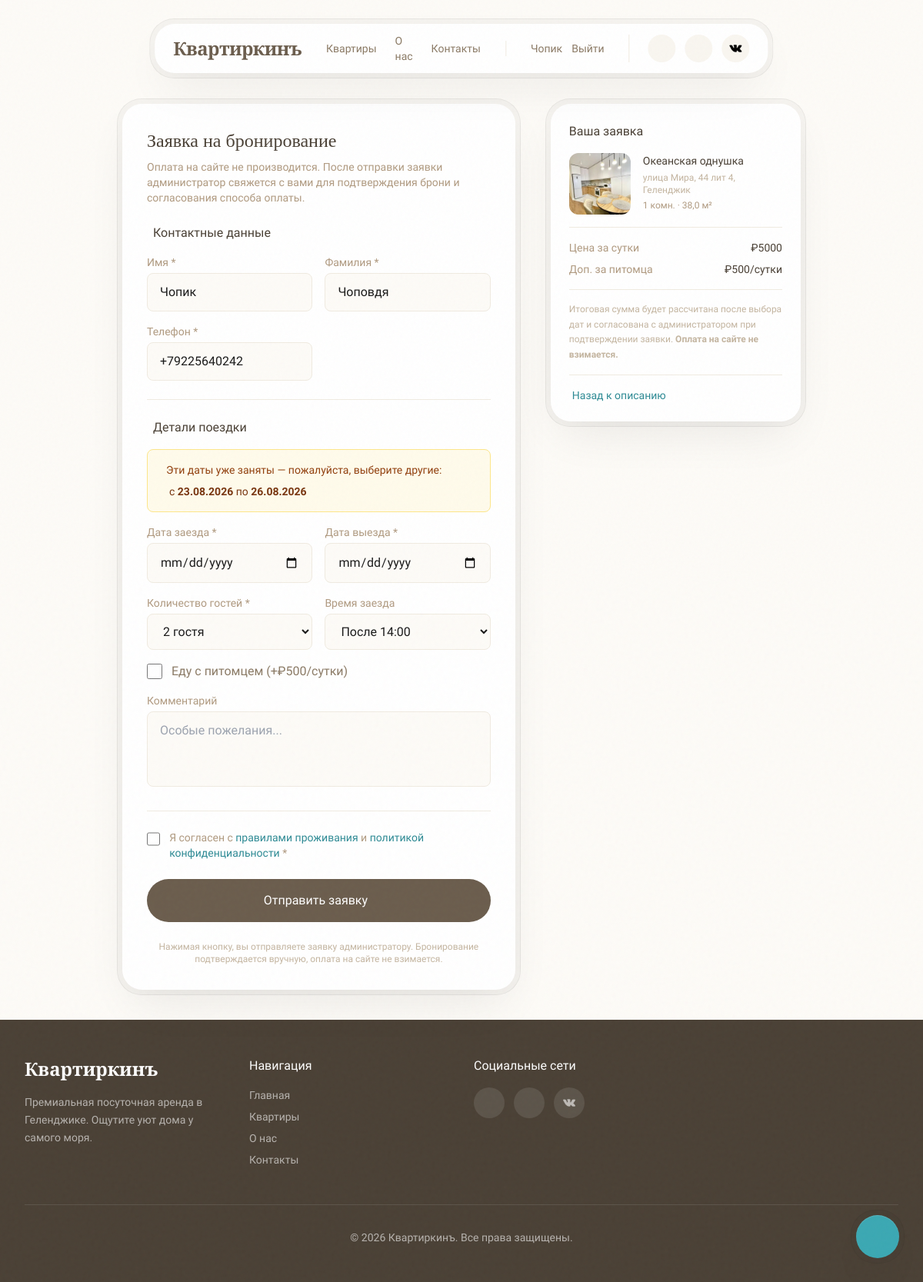
The page /apartment/okeanskay-odnushka/booking/ (signed in) on the database as committed earlier.
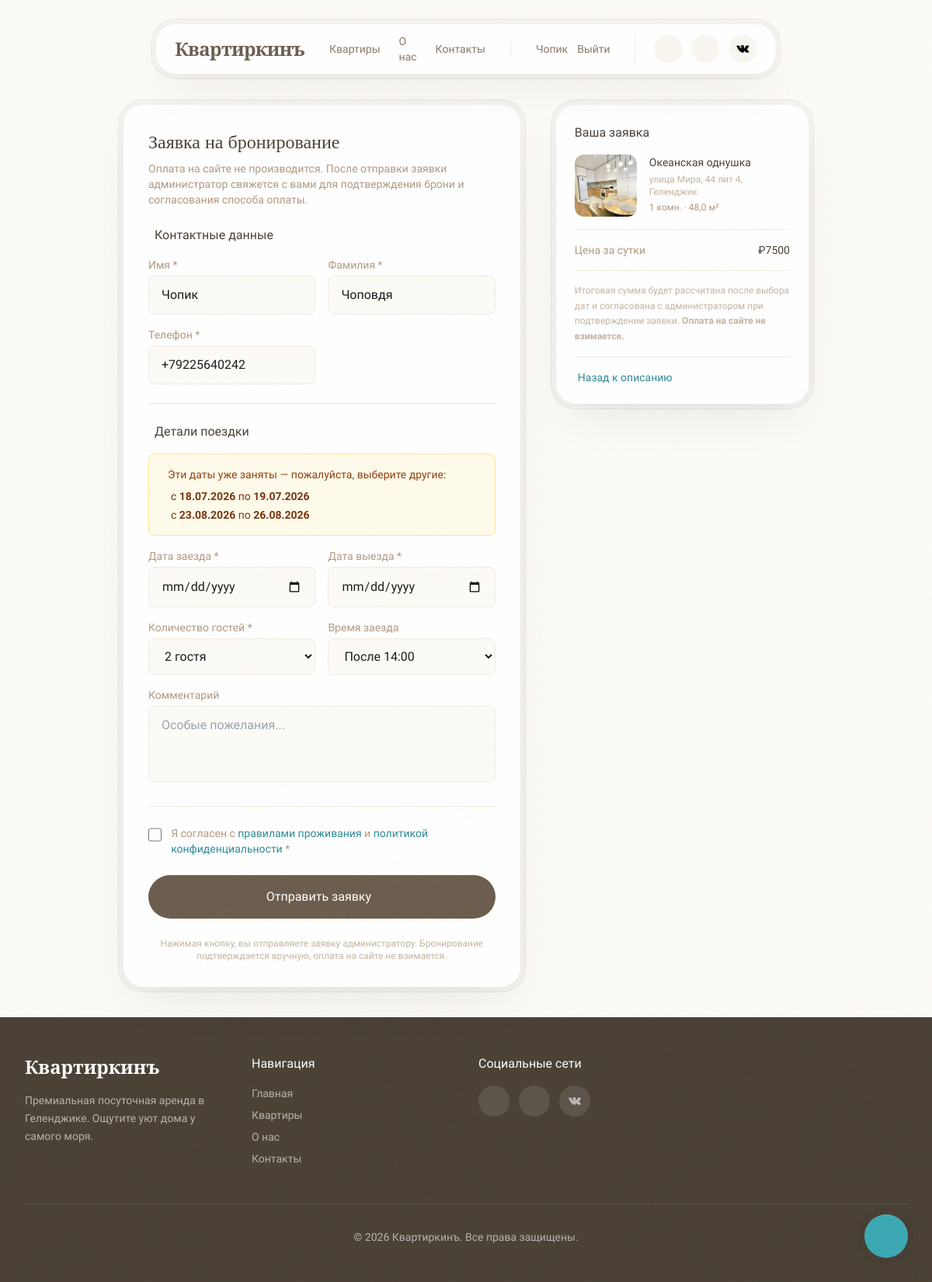
The same page on the database as committed later.
### apartments/models.py (models this page shows, shortened)
class Apartment(models.Model):
    name = models.CharField('Название', max_length=200)
    slug = models.SlugField('URL-слаг', unique=True)
    address = models.CharField('Адрес', max_length=300)
    rooms = models.PositiveIntegerField('Количество комнат')
    area = models.DecimalField('Площадь (м²)', max_digits=6, decimal_places=1)
    price_per_day = models.DecimalField('Цена за сутки (₽)', max_digits=10, decimal_places=0)
    description = models.TextField('Описание')
    latitude = models.FloatField('Широта')
    longitude = models.FloatField('Долгота')
    max_guests = models.PositiveIntegerField('Максимум гостей', default=4)
    distance_to_sea = models.CharField('Расстояние до моря', max_length=100, blank=True)
    has_wifi = models.BooleanField('Wi-Fi', default=False)
    has_smart_tv = models.BooleanField('Smart TV', default=False)
    has_washing_machine = models.BooleanField('Стиральная машина', default=False)
    has_ac = models.BooleanField('Кондиционер', default=False)
    pets_allowed = models.BooleanField('Можно с питомцем', default=False)
    free_private_park = models.BooleanField("Бесплатная частная парковка", default=False) # new
    near_pool = models.BooleanField("Открытый бассейн рядом", default=False) # new
    avaible_smoke = models.BooleanField("Разрешено курить", default=False) # new
    is_active = models.BooleanField('Активна', default=True)
    bookings_enabled = models.BooleanField('Бронирование разрешено', default=True)
    created_at = models.DateTimeField('Создана', auto_now_add=True)
    class Meta:
        verbose_name = 'Апартаменты'
        verbose_name_plural = 'Апартаменты'
        ordering = ['name']
    def get_absolute_url(self):
        return reverse('apartment_detail', kwargs={'slug': self.slug})
    @property
    def main_image(self):
        return self.images.first()

class ApartmentImage(models.Model):
    apartment = models.ForeignKey(
        Apartment,
        on_delete=models.CASCADE,
        related_name='images',
        verbose_name='Апартаменты'
    )
    image = models.ImageField('Фото', upload_to='apartments/')
    order = models.PositiveIntegerField('Порядок', default=0)
    class Meta:
        verbose_name = 'Фото апартаментов'
        verbose_name_plural = 'Фото апартаментов'
        ordering = ['order']

### apartments/views.py (the view)
# urls.py: path('apartment/<slug:slug>/booking/', views.booking, name='booking'),
@login_required
def booking(request, slug):
    apartment = get_object_or_404(Apartment, slug=slug, is_active=True)
    if not apartment.bookings_enabled:
        messages.error(request, 'Бронирование временно недоступно для этих апартаментов.')
        return redirect('apartment_detail', slug=slug)
    initial = {}
    check_in = request.GET.get('check_in')
    check_out = request.GET.get('check_out')
    if check_in:
        initial['check_in'] = check_in
    if check_out:
        initial['check_out'] = check_out
    if request.user.is_authenticated:
        initial.setdefault('first_name', request.user.first_name or '')
        initial.setdefault('last_name', request.user.last_name or '')
        initial.setdefault('phone', getattr(request.user, 'phone', '') or '')
    if request.method == 'POST':
        if not apartment.bookings_enabled:
            messages.error(request, 'Бронирование временно недоступно для этих апартаментов.')
            return redirect('apartment_detail', slug=slug)
        form = BookingForm(request.POST, apartment=apartment)
        if form.is_valid():
            with transaction.atomic():
                reservation = form.save(commit=False)
                reservation.apartment = apartment
                if request.user.is_authenticated:
                    reservation.user = request.user
                nights = (reservation.check_out - reservation.check_in).days
                price_per_night = apartment.price_per_day
                if reservation.has_pet:
                    price_per_night += 500  # pet surcharge per day
                reservation.total_price = nights * price_per_night
                reservation.status = 'pending'
                reservation.save()
            _send_booking_request_email(reservation, request)
            messages.success(
                request,
                'Ваша заявка отправлена! Мы свяжемся с вами для подтверждения.',
            )
            return redirect('booking_success')
        else:
            for error in form.non_field_errors():
                messages.error(request, error)
    else:
        form = BookingForm(apartment=apartment, initial=initial)
    today = date.today()
    occupied_reservations = apartment.reservations.filter(
        status__in=['pending', 'confirmed'],
        check_out__gte=today,
    ).order_by('check_in').values('check_in', 'check_out')
    occupied_ranges = [
        {
            'check_in': r['check_in'],
            'check_out': r['check_out'],
        }
        for r in occupied_reservations
    ]
    occupied_ranges_json = [
        {
            'check_in': r['check_in'].isoformat(),
            'check_out': r['check_out'].isoformat(),
        }
        for r in occupied_ranges
    ]
    context = {
        'apartment': apartment,
        'form': form,
        'occupied_ranges': occupied_ranges,
        'occupied_ranges_json': occupied_ranges_json,
    }
    return render(request, 'booking.html', context)

### apartments/context_processors.py (called while the page is built)
def current_year(request):
    return {"current_year": datetime.now().year}

### templates/booking.html (shortened to what the changed rows need)
{% extends "base.html" %}
{% load static %}
{% block extra_css %}
    <link rel="stylesheet" href="{% static 'css/booking.css' %}">
{% endblock %}
{% block content %}
    <section class="pt-32 pb-8 px-4 sm:px-6 lg:px-8 xl:px-12">
        <div class="max-w-4xl mx-auto">
            <div class="grid lg:grid-cols-5 gap-8">
                <div class="lg:col-span-3 reveal">
                    <div class="double-bezel">
                        <div class="double-bezel-inner p-6 sm:p-8">
                            <h1 class="font-serif text-2xl font-medium text-sand-900 mb-2">Заявка на бронирование</h1>
                            <form id="booking-form" method="post" class="space-y-6" novalidate>
                                <div class="pt-6 border-t border-sand-200">
                                    {% if occupied_ranges %}
                                    <div id="occupied-info"
                                         class="mb-4 p-4 rounded-lg border border-amber-200 bg-amber-50">
                                        <ul class="text-sm text-amber-900 space-y-1 pl-1">
                                            {% for r in occupied_ranges %}
                                            <li class="flex items-center gap-2">
                                                <span>
                                                    с <strong>{{ r.check_in|date:"d.m.Y" }}</strong>
                                                    по <strong>{{ r.check_out|date:"d.m.Y" }}</strong>
                                                </span>
                                            </li>
                                            {% endfor %}
                                        </ul>
                                    </div>
                                    {% endif %}
                                    {% if apartment.pets_allowed %}
                                    <div class="mt-4">
                                        <label class="flex items-center gap-3 cursor-pointer">
                                            {{ form.has_pet }}
                                            <span class="text-sand-700">{{ form.has_pet.label }}</span>
                                        </label>
                                    </div>
                                    {% endif %}
                                </div>
                            </form>
                        </div>
                    </div>
                </div>
                <div class="lg:col-span-2 reveal">
                    <div class="double-bezel sticky top-32">
                        <div class="double-bezel-inner p-6">
                            <div class="flex gap-4 mb-4 pb-4 border-b border-sand-200">
                                {% if apartment.main_image %}
                                <img src="{{ apartment.main_image.image.url }}"
                                     class="w-20 h-20 rounded-xl object-cover flex-shrink-0"
                                     alt="{{ apartment.name }}">
                                {% else %}
                                <div class="w-20 h-20 rounded-xl bg-sand-200 flex items-center justify-center flex-shrink-0">
                                    <i class="ph ph-image text-2xl text-sand-400"></i>
                                </div>
                                {% endif %}
                                <div>
                                    <h4 class="font-medium text-sand-900 text-sm">{{ apartment.name }}</h4>
                                    <p class="text-xs text-sand-500 mt-1">{{ apartment.address }}</p>
                                    <div class="flex items-center gap-1 mt-1">
                                        <span class="text-xs text-sand-600">{{ apartment.rooms }} комн. · {{ apartment.area }} м²</span>
                                    </div>
                                </div>
                            </div>
                            <div class="space-y-2 mb-4 text-sm">
                                <div class="flex justify-between">
                                    <span class="text-sand-600">Цена за сутки</span>
                                    <span class="font-medium text-sand-900">₽{{ apartment.price_per_day|floatformat:0 }}</span>
                                </div>
                                {% if apartment.pets_allowed %}
                                <div class="flex justify-between">
                                    <span class="text-sand-600">Доп. за питомца</span>
                                    <span class="font-medium text-sand-900">₽500/сутки</span>
                                </div>
                                {% endif %}
                            </div>
                        </div>
                    </div>
                </div>
            </div>
        </div>
    </section>
{% endblock %}

Rows that differ between the two databases and show on the page:
changed Apartment "Океанская однушка": area "38,0" → "48,0"; price_per_day "5000" → "7500"; pets_allowed True → False (drawn)
Other text that changed with them:
form field has_pet: "☐" → (not shown)
new list line: "с 18.07.2026 по 19.07.2026"
text no longer shown: "Еду с питомцем (+₽500/сутки) Доп. за питомца ₽500/сутки"
